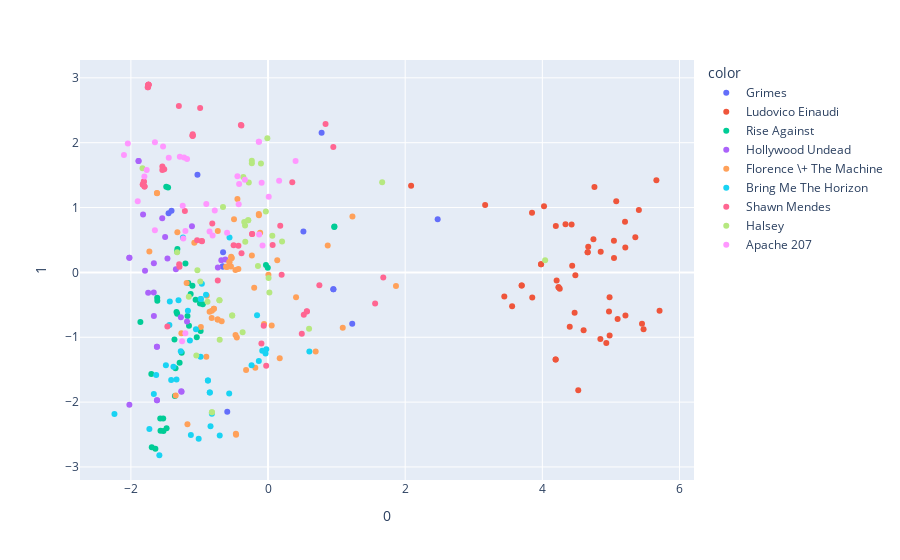

Source (notebook cell):
### Code cell
pipeline = Pipeline([('scaling', StandardScaler()), ('pca', PCA(n_components=2))])
components = pipeline.fit_transform(df[features_list])
fig = px.scatter(components, x=0, y=1, color=df["group"], hover_name = df["song"])
fig.show()

### Figure 1 — Plotly figure (JSON) as saved in the notebook; plotly's stock layout.template omitted (floating-point values rounded to 4 significant figures)
{"data": [{"hovertemplate": "<b>%{hovertext}</b><br><br>color=Grimes<br>0=%{x}<br>1=%{y}<extra></extra>", "hovertext": ["Juicy Fruit_[\"Tiny Grimes And His Rockin' Highlanders\"]", "Oblivion_['Grimes']", "Kill V. Maim_['Grimes']", "Genesis_['Grimes']", "Too Much Monkey Business - Live at the Marquee Club, 1964 - 2015 Remaster_['Hamish Grimes', 'The Yardbirds', 'Eric Clapton']", "Rosa_['Grimes']", "Vanessa_['Grimes']", "Oblivion_['Grimes']", "Genesis_['Grimes']", "Kill V. Maim_['Grimes']", "Beamer Boi_['Khontkar', 'Myndless Grimes']", "Oblivion_['Grimes']", "Genesis_['Grimes']"], "legendgroup": "Grimes", "marker": {"color": "#636efa", "symbol": "circle"}, "mode": "markers", "name": "Grimes", "orientation": "v", "showlegend": true, "type": "scatter", "x": [2.474, 0.9528, -1.45, -0.6608, -0.5947, 0.7811, 0.5158, 1.228, -0.6557, -1.408, -1.029, 0.9528, -0.6608], "xaxis": "x", "y": [0.8197, -0.2595, 0.9121, 0.0895, -2.15, 2.155, 0.6292, -0.7923, 0.3121, 0.9498, 1.504, -0.2595, 0.0895], "yaxis": "y"}, {"hovertemplate": "<b>%{hovertext}</b><br><br>color=Ludovico Einaudi<br>0=%{x}<br>1=%{y}<extra></extra>", "hovertext": ["Le Onde_['Ludovico Einaudi']", "Nuvole Bianche_['Ludovico Einaudi']", "Una Mattina_['Ludovico Einaudi']", "Fly_['Ludovico Einaudi']", "Fly_['Ludovico Einaudi']", "Divenire_['Ludovico Einaudi', 'Robert Ziegler', 'Royal Philharmonic Orchestra']", "I Giorni_['Ludovico Einaudi']", "Le Onde_['Ludovico Einaudi']", "Experience_['Ludovico Einaudi', 'Daniel Hope', 'I Virtuosi Italiani']", "Dietro Casa_['Ludovico Einaudi']", "Divenire_['Ludovico Einaudi', 'Robert Ziegler', 'Royal Philharmonic Orchestra']", "Circles (based on Ludovico Einaudi \"Experience\")_['Ludovico Einaudi', 'Greta Svabo Bech']", "Resta Con Me_['Ludovico Einaudi', 'Marco Decimo']", "DNA_['Ludovico Einaudi', 'Marco Decimo']", "Leo_['Ludovico Einaudi']", "Due Tramonti_['Ludovico Einaudi', 'Marco Decimo']", "Walk_['Ludovico Einaudi']", "I Giorni_['Ludovico Einaudi']", "Divenire_['Ludovico Einaudi', 'Robert Ziegler', 'Royal Philharmonic Orchestra']", "L'Origine Nascosta_['Ludovico Einaudi']", "Andare_['Ludovico Einaudi']", "Nightbook_['Ludovico Einaudi']", "The Earth Prelude_['Ludovico Einaudi']", "Time Lapse_['Ludovico Einaudi']", "Night_['Ludovico Einaudi', 'Amsterdam Sinfonietta']", "Passaggio_['Ludovico Einaudi']", "L'Origine Nascosta_['Ludovico Einaudi']", "Andare_['Ludovico Einaudi']", "Run_['Ludovico Einaudi', 'I Virtuosi Italiani']", "Canzone Popolare (Francia1500 ca.)_['Ludovico Einaudi']", "Ombre_['Ludovico Einaudi']", "Le onde_['Ludovico Einaudi']", "In Un'Altra Vita_['Ludovico Einaudi']", "Berlin Song_['Ludovico Einaudi']", "Passagio_['Ludovico Einaudi']", "Nefeli_['Ludovico Einaudi']", "Fairytale_['Ludovico Einaudi', 'Marco Decimo', 'Czech National Symphony Orchestra']", "Monday_['Ludovico Einaudi']", "Life_['Ludovico Einaudi', 'Daniel Hope', 'I Virtuosi Italiani']", "Burning_['Ludovico Einaudi', 'I Virtuosi Italiani']", "Waterways_['Ludovico Einaudi']", "Discovery At Night_['Ludovico Einaudi']", "Underwood_['Ludovico Einaudi', 'Daniel Hope']", "Four Dimensions_['Ludovico Einaudi', 'Amsterdam Sinfonietta', 'PMCE Parco Della Musica Contempornea Ensemble']", "Petricor_['Ludovico Einaudi', 'Daniel Hope']", "A Fuoco_['Ludovico Einaudi', 'Marco Decimo']", "Dolce Droga_['Ludovico Einaudi']", "Come Un Fiore_['Ludovico Einaudi']", "Experience_['Ludovico Einaudi']", "Life_['Ludovico Einaudi', 'Daniel Hope', 'I Virtuosi Italiani']"], "legendgroup": "Ludovico Einaudi", "marker": {"color": "#EF553B", "symbol": "circle"}, "mode": "markers", "name": "Ludovico Einaudi", "orientation": "v", "showlegend": true, "type": "scatter", "x": [4.981, 4.981, 5.476, 4.194, 4.194, 4.237, 5.454, 4.972, 3.446, 5.044, 4.254, 2.086, 5.098, 4.602, 4.435, 4.847, 4.338, 4.933, 4.237, 4.661, 3.699, 3.166, 5.045, 4.024, 4.4, 5.078, 4.661, 3.699, 3.85, 5.663, 5.709, 4.471, 4.427, 4.524, 5.356, 4.669, 5.21, 4.745, 3.981, 4.208, 4.481, 5.212, 4.197, 4.76, 3.853, 4.851, 5.408, 5.206, 3.559, 3.981], "xaxis": "x", "y": [-0.972, -0.3814, -0.8777, -1.343, -1.343, -0.2279, -0.7928, -0.6038, -0.3722, 0.4874, -0.2525, 1.334, -0.7179, -0.8917, 0.102, -1.026, 0.7444, -1.089, -0.2279, 0.3123, -0.2014, 1.041, 0.2237, 1.021, -0.8368, 1.098, 0.3123, -0.2014, 0.9197, 1.422, -0.592, -0.6229, 0.7372, -1.817, 0.5409, 0.3953, 0.3837, 0.51, 0.1259, -0.1254, -0.04231, -0.6661, 0.7172, 1.316, -0.3878, 0.3179, 0.9606, 0.7824, -0.5226, 0.1259], "yaxis": "y"}, {"hovertemplate": "<b>%{hovertext}</b><br><br>color=Rise Against<br>0=%{x}<br>1=%{y}<extra></extra>", "hovertext": ["Give It All_['Rise Against']", "Swing Life Away_['Rise Against']", "Prayer Of The Refugee_['Rise Against']", "Under The Knife_['Rise Against']", "Savior_['Rise Against']", "Hero Of War_['Rise Against']", "Re-Education (Through Labor)_['Rise Against']", "Satellite_['Rise Against']", "Make It Stop (September's Children)_['Rise Against']", "Help Is On The Way_['Rise Against']", "Injection_['Rise Against']", "Behind Closed Doors_['Rise Against']", "Worth Dying For_['Rise Against']", "Swing Life Away_['Rise Against']", "Give It All_['Rise Against']", "Paper Wings_['Rise Against']", "Prayer Of The Refugee_['Rise Against']", "Under The Knife_['Rise Against']", "The Good Left Undone_['Rise Against']", "Injection_['Rise Against']", "Behind Closed Doors_['Rise Against']", "Ready To Fall_['Rise Against']", "Worth Dying For_['Rise Against']", "Savior_['Rise Against']", "Hero Of War_['Rise Against']", "Denak ez du balio_['Berri Txarrak', 'Tim McIlrath (Rise Against)']", "Denak Ez Du Balio_['Berri Txarrak', 'Tim McIlrath (Rise Against)']", "Paper Wings_['Rise Against']", "The Good Left Undone_['Rise Against']", "Ready To Fall_['Rise Against']", "From Heads Unworthy_['Rise Against']", "The Dirt Whispered_['Rise Against']", "Collapse (Post-Amerika)_['Rise Against']", "Architects_['Rise Against']", "I Don’t Want To Be Here Anymore_['Rise Against']", "Blood To Bleed_['Rise Against']", "Prayer Of The Refugee_['Rise Against']"], "legendgroup": "Rise Against", "marker": {"color": "#00cc96", "symbol": "circle"}, "mode": "markers", "name": "Rise Against", "orientation": "v", "showlegend": true, "type": "scatter", "x": [-1.056, -0.0306, -1.525, -1.485, -1.615, 0.9679, -0.9831, -1.128, -1.349, -1.205, -1.327, -1.862, -1.643, -0.003926, -0.9925, -1.103, -1.568, -1.458, -1.529, -1.322, -1.48, -1.325, -1.695, -1.365, 0.9659, -1.153, -1.175, -1.163, -1.572, -1.335, -1.29, -1.039, -1.616, -1.702, -1.259, -0.9508, -1.358], "xaxis": "x", "y": [-0.4219, 0.1147, -2.447, 1.321, -0.4356, 0.7093, -0.9039, -0.3327, -1.48, 0.139, 0.3232, -0.7658, -2.72, 0.0701, -0.4795, -0.2049, -2.443, 1.31, -2.253, 0.3625, -2.404, -0.6394, -2.695, -1.034, 0.701, -0.8224, -0.6721, -0.1641, -2.253, -0.6114, -1.395, -1.001, -0.3918, -1.565, -1.238, -0.4895, -1.907], "yaxis": "y"}, {"hovertemplate": "<b>%{hovertext}</b><br><br>color=Hollywood Undead<br>0=%{x}<br>1=%{y}<extra></extra>", "hovertext": ["Everywhere I Go_['Hollywood Undead']", "Undead_['Hollywood Undead']", "Everywhere I Go_['Hollywood Undead']", "Undead_['Hollywood Undead']", "Bullet_['Hollywood Undead']", "Comin’ In Hot_['Hollywood Undead']", "Another Way Out_['Hollywood Undead']", "Lion_['Hollywood Undead']", "Riot_['Hollywood Undead']", "Day Of The Dead_['Hollywood Undead']", "Hear Me Now_['Hollywood Undead']", "Levitate_['Hollywood Undead']", "We Are_['Hollywood Undead']", "Whatever It Takes_['Hollywood Undead']", "No. 5_['Hollywood Undead']", "Been To Hell_['Hollywood Undead']", "I Don’t Wanna Die_['Hollywood Undead']", "Young_['Hollywood Undead']", "Young_['Hollywood Undead']", "Dead Bite_['Hollywood Undead']", "Black Dahlia_['Hollywood Undead']", "City_['Hollywood Undead']", "No. 5_['Hollywood Undead']", "Bitches_['Hollywood Undead']", "Kill Everyone_['Hollywood Undead']", "Believe_['Hollywood Undead']", "Medicine_['Hollywood Undead']"], "legendgroup": "Hollywood Undead", "marker": {"color": "#ab63fa", "symbol": "circle"}, "mode": "markers", "name": "Hollywood Undead", "orientation": "v", "showlegend": true, "type": "scatter", "x": [-1.888, -1.62, -1.888, -1.62, -1.794, -0.7318, -1.467, -1.271, -1.344, -1.543, -1.261, -1.665, -1.265, -1.11, -2.022, -1.667, -1.823, -1.62, -1.62, -2.022, -0.6811, -0.6229, -2.022, -1.501, -1.748, -1.182, -1.665], "xaxis": "x", "y": [1.719, -1.148, 1.719, -1.148, 0.02519, 0.07474, 0.2149, -0.6897, 0.04821, 0.8351, -1.838, 0.14, -1.832, 0.7133, 0.2266, -0.3084, 0.8921, -1.971, -1.971, -2.04, 0.1878, 0.1979, 0.2266, 0.5459, -0.3129, -0.7556, -0.671], "yaxis": "y"}, {"hovertemplate": "<b>%{hovertext}</b><br><br>color=Florence \\+ The Machine<br>0=%{x}<br>1=%{y}<extra></extra>", "hovertext": ["Dog Days Are Over_['Florence + The Machine']", "You've Got The Love_['Florence + The Machine']", "Cosmic Love_['Florence + The Machine']", "Shake It Out_['Florence + The Machine']", "Spectrum (Say My Name) - Calvin Harris Remix_['Florence + The Machine', 'Calvin Harris']", "Never Let Me Go_['Florence + The Machine']", "Dog Days Are Over_['Florence + The Machine']", "Kiss With A Fist_['Florence + The Machine']", "You've Got The Love_['Florence + The Machine']", "Heavy In Your Arms_['Florence + The Machine']", "No Light, No Light_['Florence + The Machine']", "Seven Devils_['Florence + The Machine']", "Spectrum (Say My Name) - Calvin Harris Remix_['Florence + The Machine', 'Calvin Harris']", "Kiss With A Fist_['Florence + The Machine']", "You've Got The Love - Jamie xx Rework_['Florence + The Machine', 'The xx', 'Jamie xx']", "Howl_['Florence + The Machine']", "You've Got The Dirtee Love - Live At The Brit Awards / 2010_['Florence + The Machine', 'Dizzee Rascal']", "Ship To Wreck_['Florence + The Machine']", "Shake It Out - MTV Unplugged, 2012_['Florence + The Machine']", "Bird Song_['Florence + The Machine']", "Girl With One Eye_['Florence + The Machine']", "What The Water Gave Me_['Florence + The Machine']", "Spectrum_['Florence + The Machine']", "Dog Days Are Over - MTV Unplugged, 2012_['Florence + The Machine']", "Rabbit Heart (Raise It Up)_['Florence + The Machine']", "Shake It Out - Acoustic_['Florence + The Machine']", "Drumming Song_['Florence + The Machine']", "Breath Of Life_['Florence + The Machine']", "What Kind Of Man_['Florence + The Machine']", "Queen Of Peace_['Florence + The Machine']", "Delilah_['Florence + The Machine']", "Stand By Me_['Florence + The Machine']", "Hunger_['Florence + The Machine']", "Dog Days Are Over_['Florence + The Machine']", "You've Got The Love_['Florence + The Machine']", "Cosmic Love_['Florence + The Machine']", "Kiss With A Fist_['Florence + The Machine']", "Shake It Out_['Florence + The Machine']", "Never Let Me Go_['Florence + The Machine']", "No Light, No Light_['Florence + The Machine']", "Kiss With A Fist_['Florence + The Machine']", "Shake It Out_['Florence + The Machine']", "I'm Not Calling You A Liar_['Florence + The Machine']", "My Boy Builds Coffins_['Florence + The Machine']", "Between Two Lungs_['Florence + The Machine']", "Hurricane Drunk_['Florence + The Machine']", "Blinding_['Florence + The Machine']", "Falling_['Florence + The Machine']", "Dog Days Are Over_['Florence + The Machine']", "Dog Days Are Over_['Florence + The Machine']", "You've Got The Love_['Florence + The Machine']", "Only If For A Night_['Florence + The Machine']", "Seven Devils_['Florence + The Machine']", "You've Got The Love_['Florence + The Machine']", "Heartlines_['Florence + The Machine']"], "legendgroup": "Florence \\+ The Machine", "marker": {"color": "#FFA15A", "symbol": "circle"}, "mode": "markers", "name": "Florence \\+ The Machine", "orientation": "v", "showlegend": true, "type": "scatter", "x": [-0.7349, -0.5637, -0.4756, -0.5313, -1.619, -0.4551, -0.7899, -0.8929, -0.5973, 0.6946, -0.4693, -0.1348, -1.62, -0.8221, 0.4084, -0.9006, -1.347, -1.731, -0.1859, 1.089, 0.1343, -0.05784, -0.7329, 0.1703, -1.322, 0.8702, -1.264, -0.3203, -0.2361, -1.075, -1.187, 1.231, -0.1153, -0.6764, -0.5407, -0.4328, -0.8521, -0.5388, -0.4741, -0.4662, -0.8187, -0.5313, 0.005553, -0.2021, 0.05346, -1.175, -0.9799, 1.866, -0.7899, -0.7349, -0.5637, -0.4466, -0.1332, -0.6131, -0.4965], "xaxis": "x", "y": [-0.726, 0.1602, 0.03515, 0.2224, 1.222, -1.003, -0.5612, -0.3601, 0.08151, -1.221, -2.487, 0.8998, 1.225, -0.7047, -0.3824, -1.302, -1.896, 0.3238, -1.47, -0.8545, 0.1856, -0.7948, 0.6388, -1.323, 0.621, 0.4149, -0.9363, -1.506, 0.2614, 0.4554, -0.1622, 0.8624, 0.6132, -0.7527, 0.09188, 0.05242, -0.6082, 0.2395, -0.9671, -2.502, -0.5932, 0.2224, -0.0345, -0.2373, -0.8198, -2.34, -0.8415, -0.2105, -0.5613, -0.726, 0.1602, 1.132, 0.8817, 0.08586, 0.82], "yaxis": "y"}, {"hovertemplate": "<b>%{hovertext}</b><br><br>color=Bring Me The Horizon<br>0=%{x}<br>1=%{y}<extra></extra>", "hovertext": ["Can You Feel My Heart_['Bring Me The Horizon']", "Sleepwalking_['Bring Me The Horizon']", "Shadow Moses_['Bring Me The Horizon']", "Throne_['Bring Me The Horizon']", "Drown_['Bring Me The Horizon']", "Follow You_['Bring Me The Horizon']", "Happy Song_['Bring Me The Horizon']", "True Friends_['Bring Me The Horizon']", "Avalanche_['Bring Me The Horizon']", "Doomed_['Bring Me The Horizon']", "Can You Feel My Heart_['Bring Me The Horizon']", "Sleepwalking_['Bring Me The Horizon']", "Shadow Moses_['Bring Me The Horizon']", "Chelsea Smile_['Bring Me The Horizon']", "The House of Wolves_['Bring Me The Horizon']", "Go to Hell, for Heaven's Sake_['Bring Me The Horizon']", "Kingslayer (feat. BABYMETAL)_['Bring Me The Horizon', 'BABYMETAL']", "Can You Feel My Heart_['Bring Me The Horizon']", "Empire (Let Them Sing)_['Bring Me The Horizon']", "Hospital for Souls_['Bring Me The Horizon']", "And the Snakes Start to Sing_['Bring Me The Horizon']", "Deathbeds_['Bring Me The Horizon']", "Blasphemy_['Bring Me The Horizon']", "Pray For Plagues_['Bring Me The Horizon']", "The Sadness Will Never End (feat. Sam Carter)_['Bring Me The Horizon', 'Sam Carter']", "Diamonds Aren't Forever_['Bring Me The Horizon']", "Crucify Me (feat. Lights)_['Bring Me The Horizon', 'Lights']", "It Never Ends_['Bring Me The Horizon']", "It Never Ends_['Bring Me The Horizon']", "Don't Go (feat. Lights)_['Bring Me The Horizon', 'Lights']", "Antivist_['Bring Me The Horizon']", "Run_['Bring Me The Horizon']", "Oh No_['Bring Me The Horizon']", "Ludens_['Bring Me The Horizon', 'Death Stranding: Timefall']", "Parasite Eve_['Bring Me The Horizon']", "1x1 (feat. Nova Twins)_['Bring Me The Horizon', 'Nova Twins']", "Parasite Eve_['Bring Me The Horizon']", "Chelsea Smile_['Bring Me The Horizon']", "Crooked Young_['Bring Me The Horizon']", "Seen It All Before_['Bring Me The Horizon']"], "legendgroup": "Bring Me The Horizon", "marker": {"color": "#19d3f3", "symbol": "circle"}, "mode": "markers", "name": "Bring Me The Horizon", "orientation": "v", "showlegend": true, "type": "scatter", "x": [-0.8389, -1.38, -1.273, -1.335, -1.585, -0.5617, -1.012, -1.14, -1.169, -0.9842, -0.8768, -1.412, -1.49, -0.9655, -1.632, -1.306, -1.051, -0.8768, -1.666, -0.1603, -0.03607, 0.6023, -1.432, -1.126, -0.02535, -0.5666, -0.1343, -0.8495, -0.8495, -0.0847, -1.439, -1.241, -0.2399, -0.7046, -0.98, -2.24, -0.98, -0.9049, -1.73, -0.8193], "xaxis": "x", "y": [-2.371, -1.456, -1.217, -1.651, -2.819, 0.5396, -2.564, -1.049, -0.593, -1.302, -1.667, -1.659, -1.433, -0.1741, -1.582, -0.4305, -0.878, -1.667, -1.873, -0.6593, -1.252, -1.221, -0.4471, -2.508, -1.184, -1.866, -1.368, -1.853, -1.853, -1.209, -0.8102, 0.5375, -1.433, -2.515, -0.4083, -2.185, -0.4083, -0.3449, -2.416, -2.18], "yaxis": "y"}, {"hovertemplate": "<b>%{hovertext}</b><br><br>color=Shawn Mendes<br>0=%{x}<br>1=%{y}<extra></extra>", "hovertext": ["Stitches_['Shawn Mendes']", "Imagination_['Shawn Mendes']", "Stitches_['Shawn Mendes']", "I Know What You Did Last Summer_['Shawn Mendes', 'Camila Cabello']", "Never Be Alone_['Shawn Mendes']", "Life Of The Party_['Shawn Mendes']", "A Little Too Much_['Shawn Mendes']", "Treat You Better_['Shawn Mendes']", "There's Nothing Holdin' Me Back_['Shawn Mendes']", "Mercy_['Shawn Mendes']", "In My Blood_['Shawn Mendes']", "Fallin' All In You_['Shawn Mendes']", "Lost In Japan_['Shawn Mendes']", "Señorita_['Shawn Mendes', 'Camila Cabello']", "Señorita_['Shawn Mendes', 'Camila Cabello']", "If I Can't Have You_['Shawn Mendes']", "If I Can't Have You_['Shawn Mendes']", "Lover (Remix) [feat. Shawn Mendes]_['Taylor Swift', 'Shawn Mendes']", "Monster (Shawn Mendes & Justin Bieber)_['Shawn Mendes', 'Justin Bieber']", "Wonder_['Shawn Mendes']", "Monster (Shawn Mendes & Justin Bieber)_['Shawn Mendes', 'Justin Bieber']", "Wonder_['Shawn Mendes']", "There's Nothing Holdin' Me Back_['Shawn Mendes']", "There's Nothing Holdin' Me Back_['Shawn Mendes']", "I Know What You Did Last Summer_['Shawn Mendes', 'Camila Cabello']", "Treat You Better_['Shawn Mendes']", "Señorita_['Shawn Mendes', 'Camila Cabello']", "There's Nothing Holdin' Me Back_['Shawn Mendes']", "There's Nothing Holdin' Me Back_['Shawn Mendes']", "Something Big_['Shawn Mendes']", "Use Somebody - Recorded at Spotify Studios NYC_['Shawn Mendes']", "Youth (feat. Khalid)_['Shawn Mendes', 'Khalid']", "Teach Me How To Love_['Shawn Mendes']", "Never Be Alone_['Shawn Mendes']", "Something Big_['Shawn Mendes']", "Where Were You In The Morning?_['Shawn Mendes']", "Treat You Better - Ashworth Remix_['Shawn Mendes', 'Ashworth']", "If I Can't Have You_['Shawn Mendes']", "Señorita_['Shawn Mendes', 'Camila Cabello']", "Life Of The Party_['Shawn Mendes']", "Fallin' All In You_['Shawn Mendes']", "Memories_['Shawn Mendes']", "Running Low_['Shawn Mendes']", "Treat You Better_['Shawn Mendes']", "Mercy - Acoustic_['Shawn Mendes']", "Stitches_['Shawn Mendes']", "Dream_['Shawn Mendes']", "There's Nothing Holdin' Me Back_['Shawn Mendes']", "There's Nothing Holdin' Me Back_['Shawn Mendes']", "Mercy - Acoustic_['Shawn Mendes']", "Show You_['Shawn Mendes']", "There's Nothing Holdin' Me Back - Acoustic_['Shawn Mendes']", "In My Blood - Acoustic_['Shawn Mendes']", "Treat You Better_['Shawn Mendes']"], "legendgroup": "Shawn Mendes", "marker": {"color": "#FF6692", "symbol": "circle"}, "mode": "markers", "name": "Shawn Mendes", "orientation": "v", "showlegend": true, "type": "scatter", "x": [-1.292, 0.1985, -1.296, -1.541, 0.5671, -0.2322, 0.0671, -1.801, -1.742, -0.8132, -0.7332, -0.3885, -1.213, -1.1, -1.099, -0.9664, -1.035, -0.06301, -0.432, -0.02712, -0.387, -0.09672, -1.745, -1.75, -1.541, -1.827, -1.1, -1.745, -1.755, -1.81, 0.5212, 0.1779, -1.514, 0.5658, -1.813, 0.3533, -0.5021, -0.9642, -1.1, -0.2322, -0.396, 1.68, 1.561, -1.827, 0.8386, -1.3, 0.4922, -1.745, -1.745, 0.9518, -1.468, -0.9902, 0.7485, -1.801], "xaxis": "x", "y": [0.08887, -0.03765, 0.1243, 1.632, -0.6015, 0.5922, 0.4225, 1.324, 2.893, 0.7547, -0.1267, 2.267, 0.9457, 2.108, 2.131, 0.4857, 0.4957, -0.8224, 0.4122, -1.438, 0.2946, -1.097, 2.892, 2.856, 1.578, 1.357, 2.108, 2.892, 2.855, 1.399, -0.6521, 0.7186, 1.592, -0.599, 1.403, 1.392, 0.4182, 0.4803, 2.108, 0.5922, 2.274, -0.08019, -0.48, 1.357, 2.286, 2.567, -0.9468, 2.892, 2.892, 1.933, -0.835, 2.535, -0.198, 1.324], "yaxis": "y"}, {"hovertemplate": "<b>%{hovertext}</b><br><br>color=Halsey<br>0=%{x}<br>1=%{y}<extra></extra>", "hovertext": ["Gasoline_['Halsey']", "Control_['Halsey']", "Colors_['Halsey']", "Castle_['Halsey']", "New Americana_['Halsey']", "Closer_['The Chainsmokers', 'Halsey']", "Him & I (with Halsey)_['G-Eazy', 'Halsey']", "Sorry_['Halsey']", "Walls Could Talk_['Halsey']", "Bad At Love_['Halsey']", "Without Me_['Halsey']", "Eastside (with Halsey & Khalid)_['benny blanco', 'Halsey', 'Khalid']", "Eastside (with Halsey & Khalid)_['benny blanco', 'Halsey', 'Khalid']", "Boy With Luv (feat. Halsey)_['BTS', 'Halsey']", "Die For Me (feat. Future & Halsey)_['Post Malone', 'Halsey', 'Future']", "Nightmare_['Halsey']", "Be Kind (with Halsey)_['Marshmello', 'Halsey']", "forget me too (feat. Halsey)_['Machine Gun Kelly', 'Halsey']", "You should be sad_['Halsey']", "Life's A Mess (feat. Halsey)_['Juice WRLD', 'Halsey']", "Without Me_['Halsey']", "The Salley Gardens_['Benjamin Britten', 'The Elizabethan Singers', 'Wilfrid Parry', 'Louis Halsey']", "Now Or Never_['Halsey']", "The Feeling_['Justin Bieber', 'Halsey']", "Young God_['Halsey']", "Hurricane_['Halsey']", "Graveyard_['Halsey']", "Eastside (with Halsey & Khalid) - Acoustic_['benny blanco', 'Halsey', 'Khalid']", "11 Minutes (with Halsey feat. Travis Barker)_['YUNGBLUD', 'Halsey', 'Travis Barker']", "Drive_['Halsey']", "Hold Me Down_['Halsey']", "The Feeling_['Justin Bieber', 'Halsey']", "Colors_['Halsey']", "New Americana_['Halsey']", "Good Mourning_['Halsey']", "Closer_['The Chainsmokers', 'Halsey']"], "legendgroup": "Halsey", "marker": {"color": "#B6E880", "symbol": "circle"}, "mode": "markers", "name": "Halsey", "orientation": "v", "showlegend": true, "type": "scatter", "x": [-0.3605, 0.008, -0.7087, 0.06244, -0.8185, -0.2368, -0.3711, 1.664, -0.1474, -0.9887, -0.2892, -0.3352, -0.3471, -1.83, -0.7048, -1.326, -0.3321, -1.156, 0.01957, 0.5982, -0.2892, 4.041, -0.6568, -0.5227, 0.2043, -1.046, -0.2808, -0.01004, -0.8828, -0.03192, -1.03, -0.5227, -0.7087, -0.8185, -0.1035, -0.2363], "xaxis": "x", "y": [1.472, -0.08526, -0.4282, 0.5662, -2.158, 1.72, -0.921, 1.391, 0.09883, -0.1385, 0.8024, 0.7213, 0.7754, 1.608, -1.04, 0.3109, 0.4724, -0.3756, -0.3102, -0.8676, 0.8024, 0.1858, 1.008, -0.6662, 0.4777, -1.282, 1.386, 2.069, -0.4524, 0.9396, 0.03249, -0.6662, -0.4282, -2.158, 1.681, 1.683], "yaxis": "y"}, {"hovertemplate": "<b>%{hovertext}</b><br><br>color=Apache 207<br>0=%{x}<br>1=%{y}<extra></extra>", "hovertext": ["Roller_['Apache 207']", "Madonna_['Bausa', 'Apache 207']", "Angst_['Apache 207']", "Madonna_['Bausa', 'Apache 207']", "Ferrari Testarossa_['Apache 207']", "Kleine Hure_['Apache 207']", "Famous_['Apache 207']", "2002_['Sido', 'Apache 207']", "200 km/h_['Apache 207']", "Roller_['Apache 207']", "Kein Problem_['Apache 207']", "Doch in der Nacht_['Apache 207']", "Wieso tust Du dir das an?_['Apache 207']", "2 Minuten_['Apache 207']", "Sex mit dir_['Apache 207']", "Bläulich_['Apache 207']", "Bläulich_['Apache 207']", "Fame_['Apache 207']", "Sie ruft_['Apache 207']", "Boot_['Apache 207']", "Sag mir wer_['Apache 207']", "SIDECHICKZ_['Apache 207']", "No No_['Apache 207']", "Durch die Straßen_['Apache 207']", "Brot nach Hause_['Apache 207']", "Beef_['Apache 207']", "200 km/h_['Apache 207']", "Keine Fragen_['Apache 207']", "Grey Goose_['Apache 207']", "Wieso tust Du dir das an?_['Apache 207']", "Nicht wie du_['Apache 207']", "Unterwegs_['Apache 207']", "Fame_['Apache 207']", "Matrix_['Apache 207']"], "legendgroup": "Apache 207", "marker": {"color": "#FF97FF", "symbol": "circle"}, "mode": "markers", "name": "Apache 207", "orientation": "v", "showlegend": true, "type": "scatter", "x": [-2.045, -0.134, -1.901, -0.134, -1.244, -1.77, -0.9005, -1.205, -1.225, -2.101, -1.803, -1.448, 0.1617, -0.4462, -0.08057, -1.206, -1.65, -0.8086, -0.4279, -1.254, -1.531, -1.181, 0.4016, -0.777, 0.009836, -1.235, -1.287, -0.4217, -0.1302, -0.09352, -1.65, -0.5974, -0.853, -0.3377], "xaxis": "x", "y": [1.989, 2.013, 1.097, 2.013, 1.028, 1.579, 1.054, 0.639, 1.771, 1.809, 1.478, 1.769, 1.414, 1.484, 0.4147, -0.9373, 0.6493, 0.5677, 1.052, -1.061, 1.943, 1.749, 1.718, 0.9537, 1.165, 0.5226, 1.783, 1.363, 0.583, 1.381, 2.005, 0.6109, 0.6308, 1.43], "yaxis": "y"}], "layout": {"autosize": true, "legend": {"title": {"text": "color"}, "tracegroupgap": 0}, "margin": {"t": 60}, "xaxis": {"anchor": "y", "autorange": true, "domain": [0, 1], "range": [-2.757, 6.227], "title": {"text": "0"}, "type": "linear"}, "yaxis": {"anchor": "x", "autorange": true, "domain": [0, 1], "range": [-3.262, 3.336], "title": {"text": "1"}, "type": "linear"}}}
